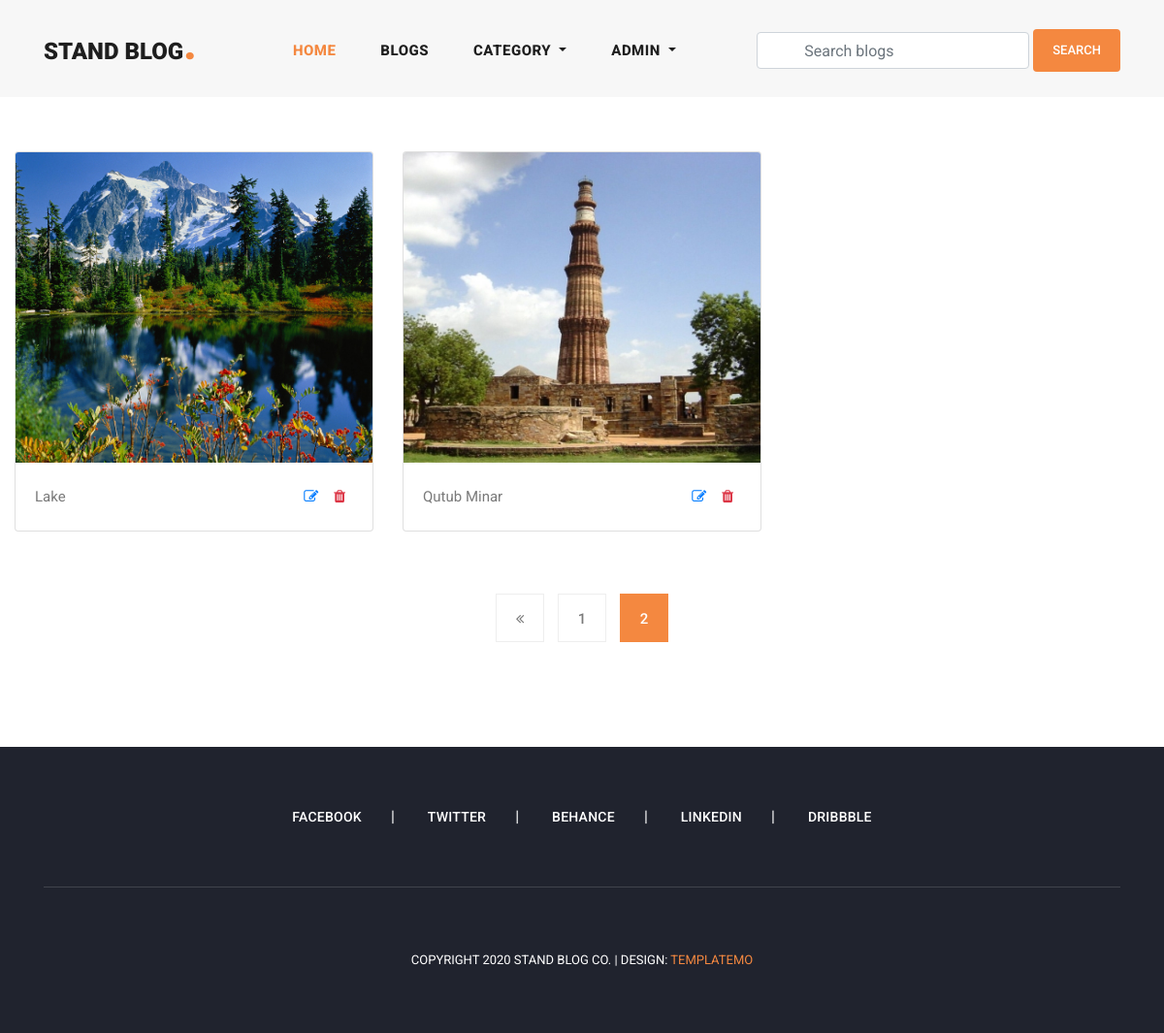
The app's page /my_blogs/?page=2 (signed in), older data.
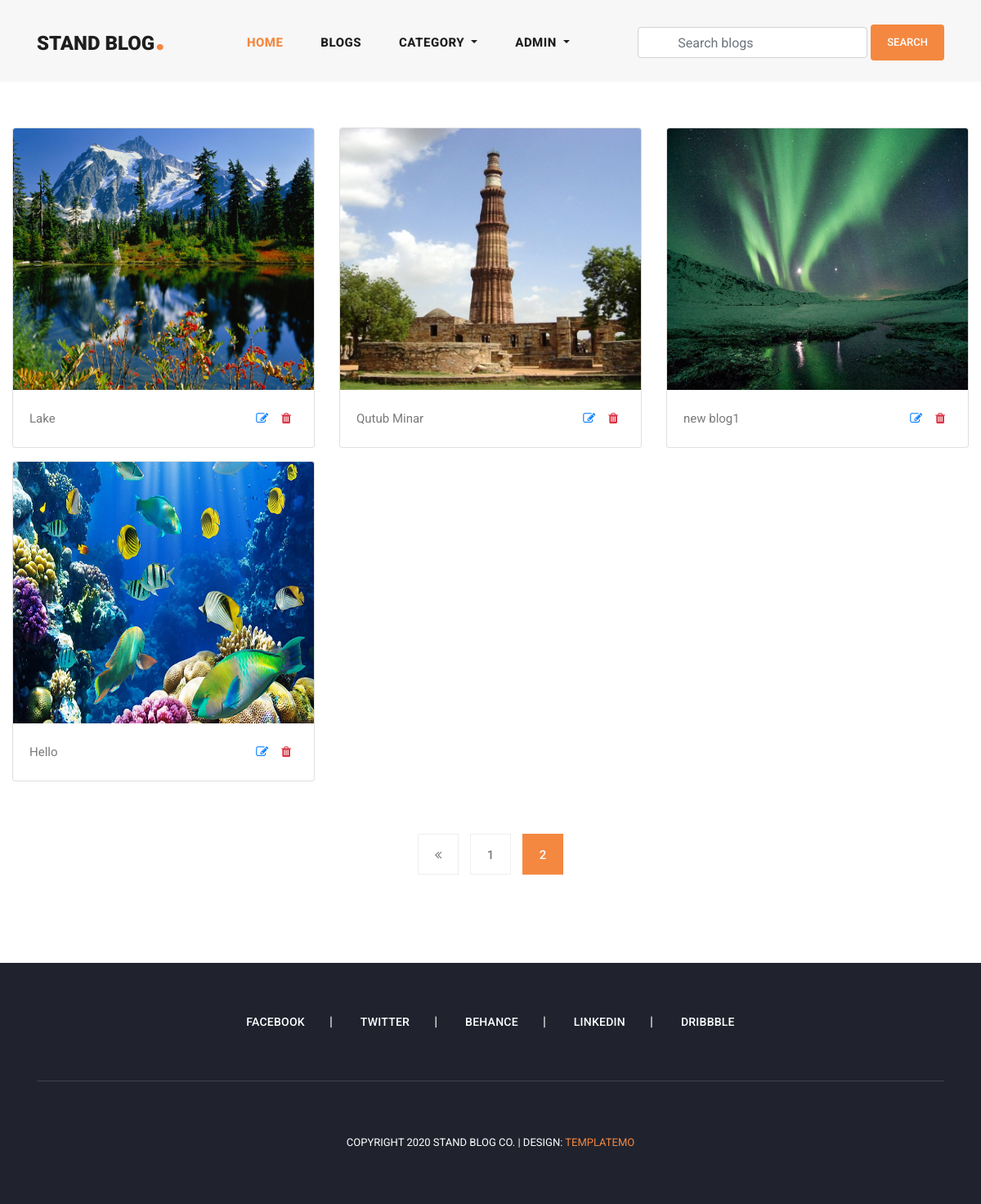
The same page, newer data.
### blog/models.py (models this page shows, shortened)
class Blog(models.Model):
    user = models.ForeignKey(
        User,
        related_name='user_blogs',
        on_delete=models.CASCADE
    )
    category = models.ForeignKey(
        Category,
        related_name='category_blogs',
        on_delete=models.CASCADE
    )
    tags = models.ManyToManyField(
        Tag,
        related_name='tag_blogs',
        blank=True
    )
    likes = models.ManyToManyField(
        User,
        related_name='user_likes',
        blank=True
    )
    title = models.CharField(
        max_length=250
    )
    slug = models.SlugField(null=True, blank=True)
    banner = models.ImageField(upload_to='blog_banners')
    description = models.TextField()
    created_date = models.DateField(auto_now_add=True)

### blog/views.py (the view)
# urls.py: path('my_blogs/', my_blogs, name='my_blogs'),
@login_required(login_url='login')
def my_blogs(request):
    queryset = request.user.user_blogs.all()
    page = request.GET.get('page', 1)
    paginator = Paginator(queryset, 6)
    try:
        blogs = paginator.page(page)
    except EmptyPage:
        blogs = paginator.page(1)
    except PageNotAnInteger:
        blogs = paginator.page(1)
        return redirect('blogs')
    context = {
        "blogs": blogs,
        "paginator": paginator
    }
    return render(request, 'my_blogs.html', context)

### blog/context_processors.py (called while the page is built)
def get_all_categories(request):
    categories = Category.objects.all()
    context = {
        "categories": categories
    }
    return context

### templates/my_blogs.html (shortened to what this page needs)
{% extends 'base.html' %}
{% load static %}
{% block content %}
<section class="my-blogs">
    <div class="container-fluid">
        <div class="row py-5">
            {% for blog in blogs %}
            <div class="col-md-4 my-2">
                <div class="card">
                    <img class="card-img-top img-fluid" style="width: 100%; height: 320px;" src="{{blog.banner.url}}"
                        alt="Card image cap">
                    <div class="card-body">
                        <p class="card-text d-flex flex-row">
                            {{blog.title|truncatechars:15}}
                            <a class="px-2 ml-auto" href="">
                                <i class="fa fa-edit"></i>
                            </a>
                            <a class="px-2" href="">
                                <i class="fa fa-trash text-danger"></i>
                            </a>
                        </p>
                    </div>
                </div>
            </div>
            {% endfor %}
        </div>
        <div class="row py-2 justify-content-center">
            <div class="col-md-8">
                {% include 'pagination.html' %}
            </div>
        </div>
    </div>
</section>
{% endblock content %}

Row changes from the older to the newer data that the page shows:
added Blog: banner (picture), title "new blog1"
added Blog: banner (picture), title "Hello"
